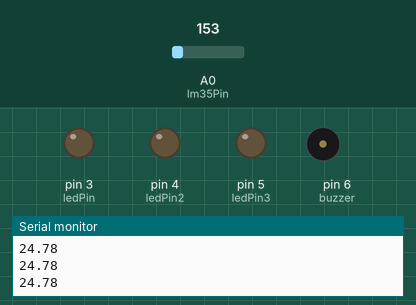
Recording of a sketch running on a simulated Arduino Uno, built with avr-gcc and run on an emulated ATmega328P. On the bench: output pins drawn as LEDs (lit = HIGH), buzzer (waves = sounding, pin HIGH), the last lines printed to the serial monitor. The test bench sets the inputs (shaded band); at power-on: A0 (lm35Pin) = 153.

Above: at 1.2 s.
1.3 s: A0 (lm35Pin) set to 175
At 2.4 s:
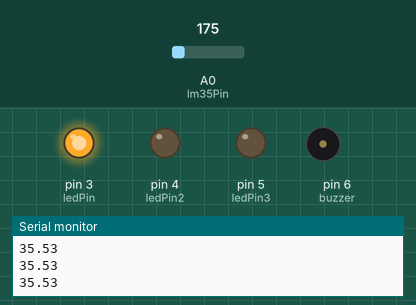
2.8 s: A0 (lm35Pin) set to 198
4.3 s: A0 (lm35Pin) set to 220
At 5.4 s:
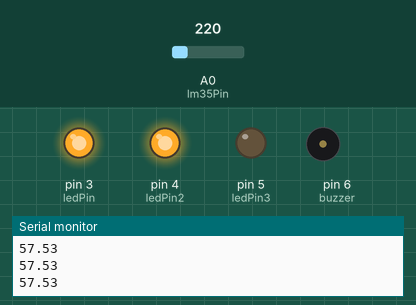
5.8 s: A0 (lm35Pin) set to 191
At 6.8 s:
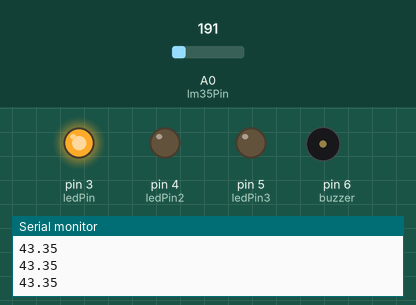
7.3 s: A0 (lm35Pin) set to 165
At 8.3 s:
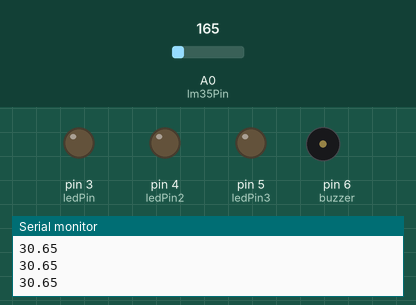
Timing chart, 0 to 9.8 s (numbered marks = the images above; inputs shaded):
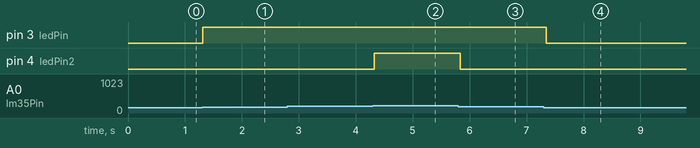

Measured:
- the behaviour switches between 165 and 166 on A0 (lm35Pin) (found by bisection; images 0 and 1)
- the behaviour switches between 206 and 207 on A0 (lm35Pin) (found by bisection; images 1 and 2)
- after the input at 1.3 s, pin 3 (ledPin): LOW → HIGH at once
- after the input at 4.3 s, pin 4 (ledPin2): LOW → HIGH at once
- after the input at 5.8 s, pin 4 (ledPin2): HIGH → LOW at once
- after the input at 7.3 s, pin 3 (ledPin): HIGH → LOW after 0.05 s

The sketch:

05-exercise.ino
```cpp
// set the pin for the LM35 temperature sensor, the variable to store the temperature value, the pins for the LEDs and the pin for the buzzer
int lm35Pin = A0;
float temperature;
int ledPin = 3;
int ledPin2 = 4;
int ledPin3 = 5;
int buzzer = 6;

// function that runs once when you press reset or power the board
void setup() {
  pinMode(ledPin, OUTPUT);
  pinMode(ledPin2, OUTPUT);
  pinMode(ledPin3, OUTPUT);
  pinMode(buzzer, OUTPUT);
  Serial.begin(9600);
}

// function that reads the value from the LM35 sensor, converts it to a temperature in Celsius and prints it to the serial monitor for debugging
float readTemperatureSensor() {

  float lm35;

  lm35 = (((analogRead(lm35Pin) * 5.0) / 1023) * 1000 - 500) / 10;

  Serial.println(lm35);

  return lm35;
}

// function to control the buzzer
void controlBuzzer(int temperature) {
  if (temperature > 70) {
    digitalWrite(buzzer, HIGH);
  } else {
    digitalWrite(buzzer, LOW);
  }
}

// functions to control the LEDs
void allOn() {
  digitalWrite(ledPin, HIGH);
  digitalWrite(ledPin2, HIGH);
  digitalWrite(ledPin3, HIGH);
}
void firstSecondOnly() {
  digitalWrite(ledPin, HIGH);
  digitalWrite(ledPin2, HIGH);
  digitalWrite(ledPin3, LOW);
}
void firstOnly() {
  digitalWrite(ledPin, HIGH);
  digitalWrite(ledPin2, LOW);
  digitalWrite(ledPin3, LOW);
}
void allOff() {
  digitalWrite(ledPin, LOW);
  digitalWrite(ledPin2, LOW);
  digitalWrite(ledPin3, LOW);
}

void controlLEDs(int temperature) {
  if (temperature > 70) {
    allOn();
  } else if (temperature > 50) {
    firstSecondOnly();
  } else if (temperature > 30) {
    firstOnly();
  } else {
    allOff();
  }
}

//  function that repeats indefinitely when the arduino is powered on
void loop() {
  float temperature = readTemperatureSensor();
  controlLEDs(temperature);
  controlBuzzer(temperature);
  delay(100);
}
```
